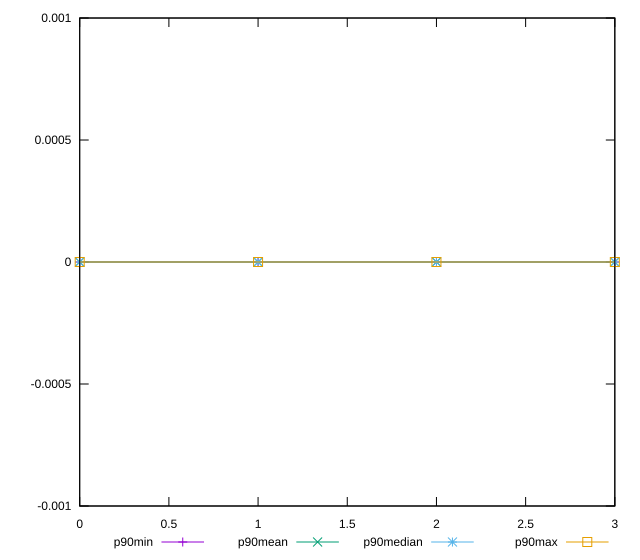

Write gnuplot code to recreate this figure.
reset

$p90Min <<EOF
0 0
1 0
2 0
3 0
EOF

$p90Mean <<EOF
0 1.0777430957132506e-17
1 8.149509436078278e-18
2 1.3459961938331883e-17
3 1.7160518590889468e-18
EOF

$p90Median <<EOF
0 5.551115123125783e-18
1 0
2 5.551115123125783e-18
3 0
EOF

$p90Max <<EOF
0 3.3306690738754695e-17
1 2.7755575615628914e-17
2 3.3306690738754695e-17
3 1.959217102279688e-17
EOF

set key outside below
set xrange [0:3]
set yrange [-0.001:0.0010000000000000334]
set trange [-0.001:0.0010000000000000334]
set terminal svg size 640, 560 enhanced background rgb 'white'
set output "report/report_00029_2021-02-24T13-36-40.390Z/meta/score-difference/progression/value.svg"

plot $p90Min title "p90min" with linespoints, \
     $p90Mean title "p90mean" with linespoints, \
     $p90Median title "p90median" with linespoints, \
     $p90Max title "p90max" with linespoints

reset
